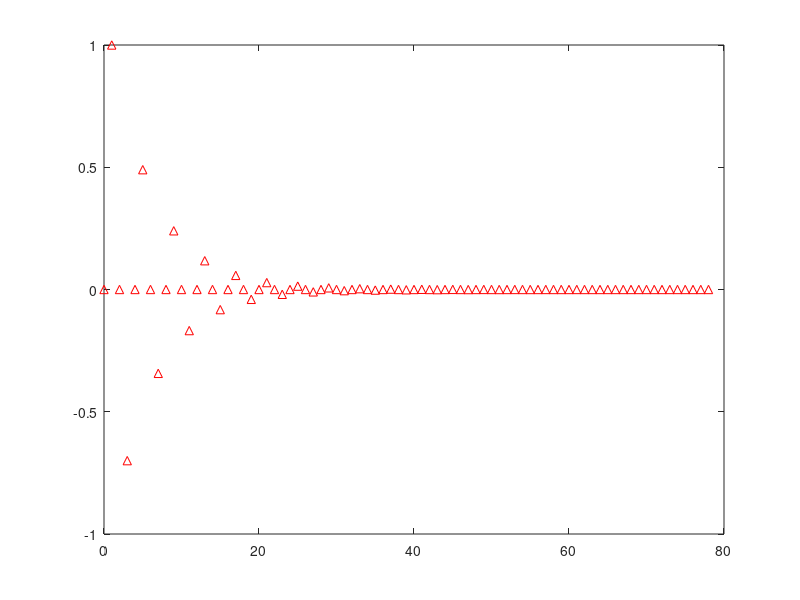
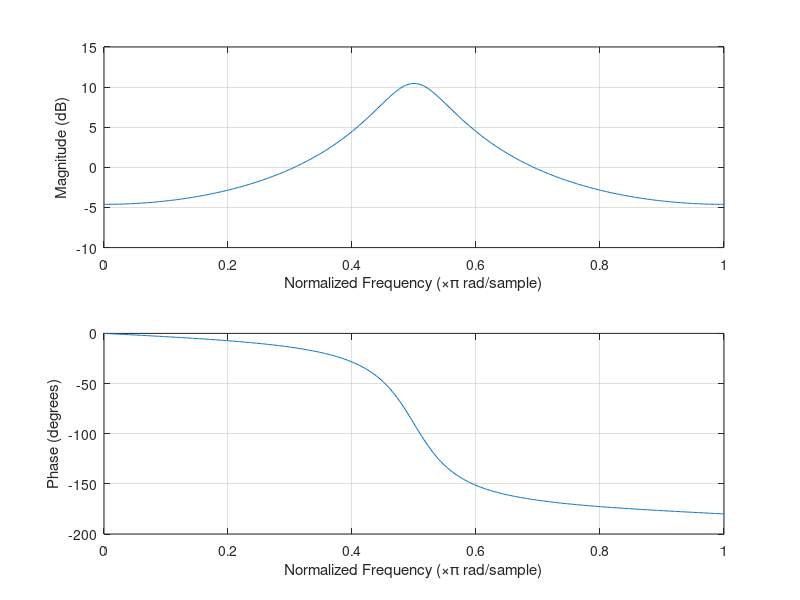
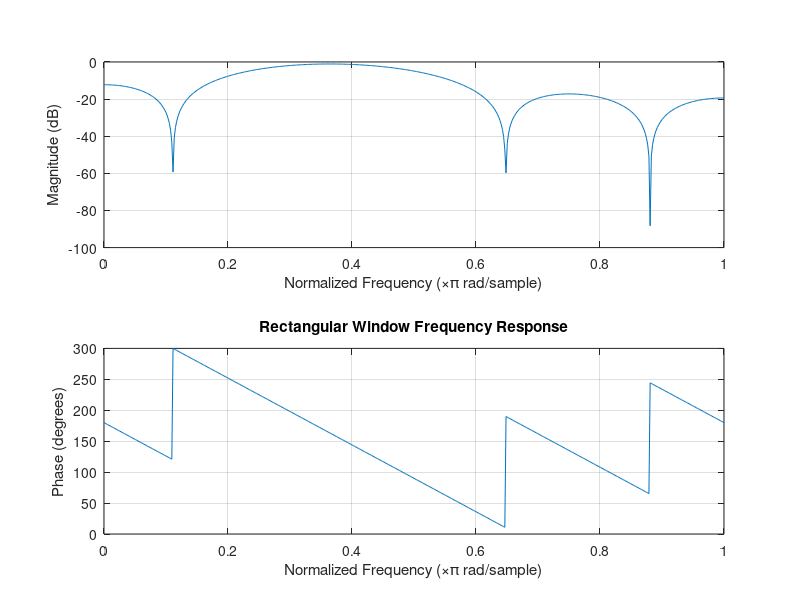
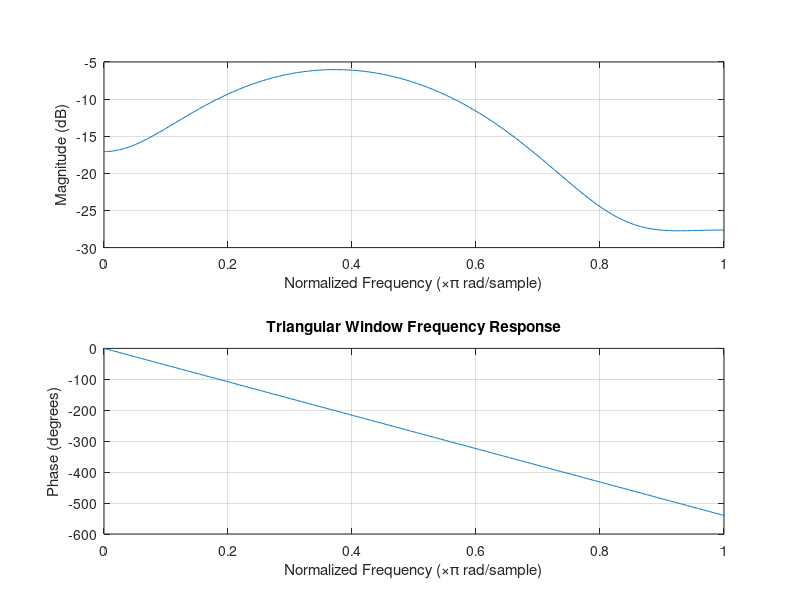

Source code (MATLAB) for these figures, in order:
close all; 
b = [0 1];
a = [1 0 0.7];

impz(b, a) %calculate and plot the impulse response
 
figure; 
freqz(b, a) %cacluclate and plot the frequency response

b2 = [-.1811  -.1592 .09323 .25 .09323 -.1592 -.1811];
b3 = [-.04528 -.0796 .06992 .25 .06992 -.0796 -.04528];
a  = [1];

figure; 
freqz(b2, a)
title('Rectangular Window Frequency Response');

figure;
freqz(b3, a)
title('Triangular Window Frequency Response');